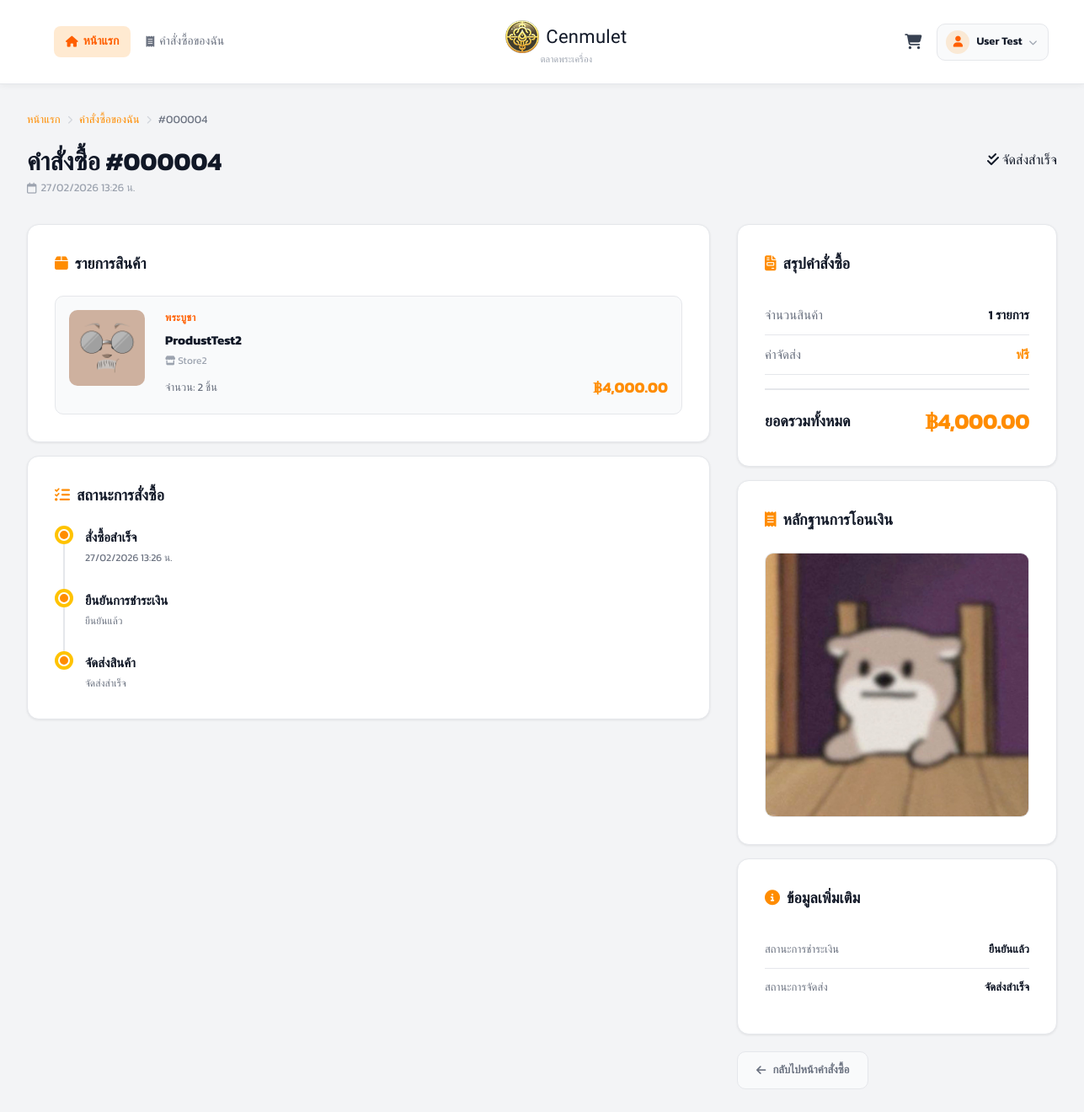
The app's page /views/user/order_detail.php?id=4 (signed in) with its own data.
### tables this page shows
CREATE TABLE users (
    id INTEGER PRIMARY KEY AUTOINCREMENT,
    fullname TEXT,
    username TEXT UNIQUE,
    password TEXT,
    tel TEXT,
    address TEXT,
    image TEXT,
    id_per TEXT
);

CREATE TABLE payments (
    id INTEGER PRIMARY KEY AUTOINCREMENT,
    order_id INTEGER,
    slip_image TEXT,
    status TEXT DEFAULT 'waiting',
    created_at DATETIME DEFAULT CURRENT_TIMESTAMP,
    confirmed_at DATETIME,
    FOREIGN KEY (order_id) REFERENCES orders(id)
);

CREATE TABLE orders (
    id INTEGER PRIMARY KEY AUTOINCREMENT,
    user_id INTEGER,
    total_price REAL,
    status TEXT DEFAULT 'pending',
    created_at DATETIME DEFAULT CURRENT_TIMESTAMP, tracking_number VARCHAR(100), shipped_at DATETIME,
    FOREIGN KEY (user_id) REFERENCES users(id)
);

CREATE TABLE order_items (
    id INTEGER PRIMARY KEY AUTOINCREMENT,
    order_id INTEGER,
    amulet_id INTEGER,
    price REAL,
    quantity INTEGER,
    FOREIGN KEY (order_id) REFERENCES orders(id),
    FOREIGN KEY (amulet_id) REFERENCES amulets(id)
);

CREATE TABLE amulets (
    id INTEGER PRIMARY KEY AUTOINCREMENT,
    amulet_name TEXT,
    source TEXT,
    quantity INTEGER,
    price REAL,
    image TEXT,
    sellerId INTEGER,
    categoryId INTEGER,
    FOREIGN KEY (sellerId) REFERENCES sellers(id),
    FOREIGN KEY (categoryId) REFERENCES categories(id)
);

CREATE TABLE categories (
    id INTEGER PRIMARY KEY AUTOINCREMENT,
    category_name TEXT
);

CREATE TABLE sellers (
    id INTEGER PRIMARY KEY AUTOINCREMENT,
    fullname TEXT,
    store_name TEXT,
    username TEXT UNIQUE,
    password TEXT,
    address TEXT,
    img_store TEXT,
    tel TEXT,
    pay_contax TEXT,
    id_per TEXT,
    img_per TEXT,

    status TEXT DEFAULT 'pending',
    reject_reason TEXT,
    reviewed_at DATETIME
);

### views/user/order_detail.php (the view, shortened to what this page needs)
<?php
require_once __DIR__ . "/../../config/db.php";
$user_id  = $_SESSION['user_id'];
$order_id = $_GET['id'] ?? null;
try {
    $stmt = $db->prepare("SELECT * FROM users WHERE id = :id");
    $stmt->execute([':id' => $user_id]);
    $user = $stmt->fetch(PDO::FETCH_ASSOC);
} catch (PDOException $e) { die("Error: " . $e->getMessage()); }
try {
    $stmt = $db->prepare("
        SELECT o.*, p.slip_image, p.status as payment_status
        FROM orders o
        LEFT JOIN payments p ON o.id = p.order_id
        WHERE o.id = :order_id AND o.user_id = :user_id
    ");
    $stmt->execute([':order_id' => $order_id, ':user_id' => $user_id]);
    $order = $stmt->fetch(PDO::FETCH_ASSOC);
} catch (PDOException $e) { die("Error: " . $e->getMessage()); }
try {
    $stmt = $db->prepare("
        SELECT oi.*, a.amulet_name, a.image, c.category_name, s.store_name
        FROM order_items oi
        JOIN amulets a ON oi.amulet_id = a.id
        LEFT JOIN categories c ON a.categoryId = c.id
        LEFT JOIN sellers    s ON a.sellerId   = s.id
        WHERE oi.order_id = :order_id
    ");
    $stmt->execute([':order_id' => $order_id]);
    $order_items = $stmt->fetchAll(PDO::FETCH_ASSOC);
} catch (PDOException $e) { die("Error: " . $e->getMessage()); }
$status_class = 'status-pending';
$status_text  = 'รอการตรวจสอบ';
$status_icon  = 'fa-clock';
if ($order['payment_status'] === 'confirmed') {
    $status_class = 'status-confirmed';
    $status_text  = 'ยืนยันการชำระเงิน';
    $status_icon  = 'fa-check-circle';
}
if ($order['status'] === 'completed') {
    $status_class = 'status-completed';
    $status_text  = 'จัดส่งสำเร็จ';
    $status_icon  = 'fa-check-double';
} elseif ($order['status'] === 'cancelled') {
    $status_class = 'status-cancelled';
    $status_text  = 'ยกเลิก';
    $status_icon  = 'fa-times-circle';
}
?>
<!DOCTYPE html>
<html lang="th">
<head>
    <link rel="stylesheet" href="https://cdnjs.cloudflare.com/ajax/libs/font-awesome/6.5.1/css/all.min.css">
    <link rel="stylesheet" href="/public/css/style.css">
    <link rel="stylesheet" href="/public/css/order_detail.css">
</head>
<body>
    <?php include __DIR__ . '/../../includes/navbar.php'; ?>
    <div class="container">
        <nav class="breadcrumb">
            <a href="/views/user/home.php">หน้าแรก</a>
            <span class="separator"><i class="fa-solid fa-chevron-right" style="font-size:10px;"></i></span>
            <a href="/views/user/orders.php">คำสั่งซื้อของฉัน</a>
            <span class="separator"><i class="fa-solid fa-chevron-right" style="font-size:10px;"></i></span>
            <span>#<?php echo str_pad($order['id'], 6, '0', STR_PAD_LEFT); ?></span>
        </nav>
        <div class="order-detail-header">
            <div>
                <h1>คำสั่งซื้อ #<?php echo str_pad($order['id'], 6, '0', STR_PAD_LEFT); ?></h1>
                <div class="order-datetime">
                    <i class="fa-regular fa-calendar"></i>
                    <?php echo date('d/m/Y H:i น.', strtotime($order['created_at'])); ?>
                </div>
            </div>
            <span class="status-badge <?php echo $status_class; ?>">
                <i class="fa-solid <?php echo $status_icon; ?>"></i>
                <?php echo $status_text; ?>
            </span>
        </div>
        <div class="order-detail-layout">
            <div>
                <div class="detail-section">
                    <h2 class="section-title">
                        <i class="fa-solid fa-box"></i> รายการสินค้า
                    </h2>
                    <?php foreach ($order_items as $item): ?>
                        <div class="order-item-row">
                            <div class="order-item-img">
                                <?php if ($item['image']): ?>
                                    <img src="/uploads/amulets/<?php echo htmlspecialchars($item['image']); ?>" alt="">
                                <?php else: ?>
                                    <i class="fa-solid fa-image"></i>
                                <?php endif; ?>
                            </div>
                            <div class="order-item-body">
                                <div class="order-item-cat"><?php echo htmlspecialchars($item['category_name'] ?? 'ไม่ระบุ'); ?></div>
                                <div class="order-item-name"><?php echo htmlspecialchars($item['amulet_name']); ?></div>
                                <div class="order-item-store">
                                    <i class="fa-solid fa-store" style="font-size:11px;"></i>
                                    <?php echo htmlspecialchars($item['store_name'] ?? 'ร้านค้า'); ?>
                                </div>
                                <div class="order-item-foot">
                                    <span class="order-item-qty">จำนวน: <?php echo $item['quantity']; ?> ชิ้น</span>
                                    <span class="order-item-price">฿<?php echo number_format($item['price'] * $item['quantity'], 2); ?></span>
                                </div>
                            </div>
                        </div>
                    <?php endforeach; ?>
                </div>
                <div class="detail-section">
                    <h2 class="section-title">
                        <i class="fa-solid fa-list-check"></i> สถานะการสั่งซื้อ
                    </h2>
                    <div class="status-timeline">
                        <div class="timeline-item">
                            <div class="timeline-dot active"></div>
                            <div class="timeline-content">
                                <h4>สั่งซื้อสำเร็จ</h4>
                                <p><?php echo date('d/m/Y H:i น.', strtotime($order['created_at'])); ?></p>
                            </div>
                        </div>
                        <div class="timeline-item">
                            <div class="timeline-dot <?php echo ($order['payment_status'] === 'confirmed' || $order['status'] === 'completed') ? 'active' : ''; ?>"></div>
                            <div class="timeline-content">
                                <h4>ยืนยันการชำระเงิน</h4>
                                <p><?php echo $order['payment_status'] === 'confirmed' ? 'ยืนยันแล้ว' : 'รอการตรวจสอบ'; ?></p>
                            </div>
                        </div>
                        <div class="timeline-item">
                            <div class="timeline-dot <?php echo $order['status'] === 'completed' ? 'active' : ''; ?>"></div>
                            <div class="timeline-content">
                                <h4>จัดส่งสินค้า</h4>
                                <p><?php echo $order['status'] === 'completed' ? 'จัดส่งสำเร็จ' : 'รอดำเนินการ'; ?></p>
                            </div>
                        </div>
                    </div>
                </div>
            </div>
            <div>
                <div class="detail-section">
                    <h2 class="section-title">
                        <i class="fa-solid fa-file-invoice"></i> สรุปคำสั่งซื้อ
                    </h2>
                    <div class="summary-line">
                        <span>จำนวนสินค้า</span>
                        <span><?php echo count($order_items); ?> รายการ</span>
                    </div>
                    <div class="summary-line">
                        <span>ค่าจัดส่ง</span>
                        <span class="free">ฟรี</span>
                    </div>
                    <div class="summary-grand-total">
                        <span class="label">ยอดรวมทั้งหมด</span>
                        <span class="amount">฿<?php echo number_format($order['total_price'], 2); ?></span>
                    </div>
                </div>
                <?php if ($order['slip_image']): ?>
                <div class="detail-section">
                    <h2 class="section-title">
                        <i class="fa-solid fa-receipt"></i> หลักฐานการโอนเงิน
                    </h2>
                    <img src="/uploads/slips/<?php echo htmlspecialchars($order['slip_image']); ?>"
                         alt="Slip"
                         class="slip-preview"
                         onclick="window.open(this.src,'_blank')">
                </div>
                <?php endif; ?>
                <div class="detail-section">
                    <h2 class="section-title">
                        <i class="fa-solid fa-info-circle"></i> ข้อมูลเพิ่มเติม
                    </h2>
                    <div class="info-table">
                        <div class="info-table-row">
                            <span class="key">สถานะการชำระเงิน</span>
                            <span class="val">
                                <?php
                                if ($order['payment_status'] === 'waiting') {
                                    echo 'รอการตรวจสอบ';
                                } elseif ($order['payment_status'] === 'confirmed') {
                                    echo 'ยืนยันแล้ว';
                                } else {
                                    echo 'ไม่ทราบสถานะ';
                                }
                                ?>
                            </span>
                        </div>
                        <div class="info-table-row">
                            <span class="key">สถานะการจัดส่ง</span>
                            <span class="val">
                                <?php
                                if ($order['status'] === 'pending') {
                                    echo 'รอดำเนินการ';
                                } elseif ($order['status'] === 'completed') {
                                    echo 'จัดส่งสำเร็จ';
                                } elseif ($order['status'] === 'cancelled') {
                                    echo 'ยกเลิก';
                                } else {
                                    echo ucfirst($order['status']);
                                }
                                ?>
                            </span>
                        </div>
                    </div>
                </div>
                <a href="/views/user/orders.php" class="btn-back-page">
                    <i class="fa-solid fa-arrow-left"></i>
                    กลับไปหน้าคำสั่งซื้อ
                </a>
            </div>
        </div>
    </div>
</body>
</html>

### includes/navbar.php (shortened to what this page needs)
<?php
$active_page = $active_page ?? 'home';
?>
<nav class="navbar">
    <div class="navbar-container">
        <div class="nav-left">
            <ul>
                <li>
                    <a href="/views/user/home.php"
                       class="<?php echo $active_page === 'home' ? 'active' : ''; ?>">
                        <i class="fa-solid fa-house"></i>
                        หน้าแรก
                    </a>
                </li>
                <li>
                    <a href="/views/user/orders.php"
                       class="<?php echo $active_page === 'orders' ? 'active' : ''; ?>">
                        <i class="fa-solid fa-receipt"></i>
                        คำสั่งซื้อของฉัน
                    </a>
                </li>
            </ul>
        </div>
        <a href="/views/user/home.php" class="nav-logo">
            <div class="nav-logo-row">
                <img src="/public/images/image.png" alt="Cenmulet">
                <span class="nav-logo-name">Cenmulet</span>
            </div>
            <span class="nav-logo-sub">ตลาดพระเครื่อง</span>
        </a>
        <div class="nav-right">
            <a href="/views/user/cart.php" class="nav-cart" title="ตะกร้าสินค้า">
                <i class="fa-solid fa-cart-shopping"></i>
            </a>
            <div class="user-menu">
                <div class="user-btn">
                    <div class="user-avatar">
                        <i class="fa-solid fa-user"></i>
                    </div>
                    <span class="user-name"><?php echo htmlspecialchars($user['fullname']); ?></span>
                    <i class="fa-solid fa-chevron-down user-chevron"></i>
                </div>
            </div>
        </div>
    </div>
</nav>

### records on screen
users: fullname "User Test"
payments: order "000004", order.created_at "27/02/2026 13:26 น.", order.status "จัดส่งสำเร็จ", order.total_price "4,000.00", slip_image (picture)
order_items: amulet.image (picture), categories.category_name "พระบูชา", amulet.amulet_name "ProdustTest2", sellers.store_name "Store2", quantity "2", $item['price'] * $item['quantity'] "4,000.00"

### other values on screen
count($order_items) "1"
